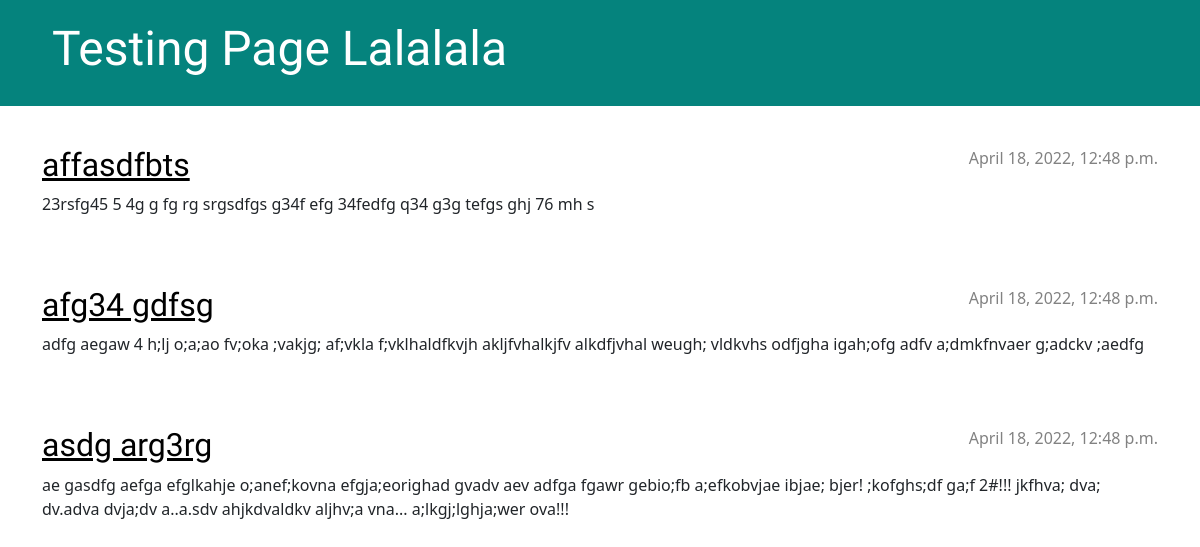
Before: / with the older database file.
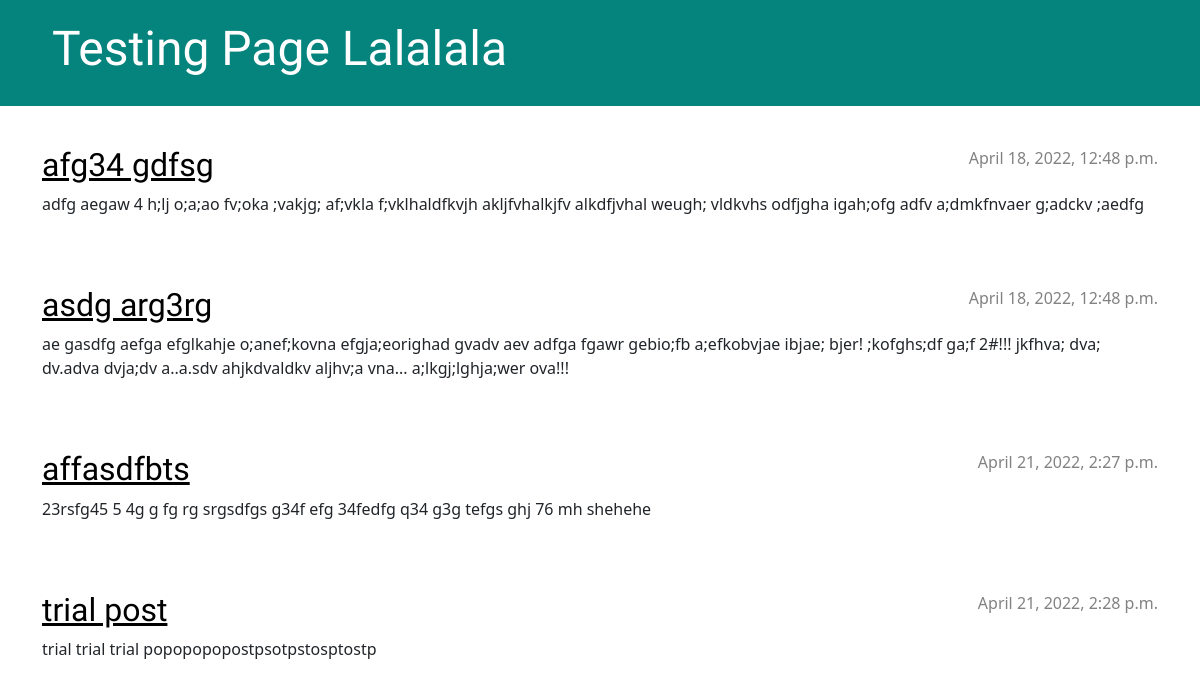
After: the same page with the newer database file.
### blog/models.py (models this page shows, shortened)
class Post(models.Model):
    author = models.ForeignKey(settings.AUTH_USER_MODEL, on_delete=models.CASCADE)
    title = models.CharField(max_length=200)
    text = models.TextField()
    created_date = models.DateTimeField(default=timezone.now)
    published_date = models.DateTimeField(blank=True, null=True)

### blog/views.py (the view)
# urls.py: path('', views.post_list, name='post_list'),
def post_list(request):
    posts = Post.objects.filter(published_date__lte=timezone.now()).order_by('published_date')
    return render(request, 'blog/posts.html', {'posts': posts})

### blog/templates/blog/posts.html
{% extends 'blog/base.html' %}
{% block content %}
    {% for post in posts %}
        <article class="post">
            <time class="date">
                {{ post.published_date }}
            </time>
            <h2><a href="{% url 'post_detail' pk=post.pk %}">{{ post.title }}</a></h2>
            <p>{{ post.text|linebreaksbr }}</p>
        </article>
    {% endfor %}
{% endblock %}

### blog/templates/blog/base.html (shortened to what this page needs)
{% load static %}
<!DOCTYPE html>
<html>
    <head>
        <link rel="stylesheet" href="https://cdn.jsdelivr.net/npm/bootstrap@5.1.3/dist/css/bootstrap.min.css">
        <link rel="stylesheet" href="{% static 'css/blog.css' %}">
    </head>
    <body>
        <header class="page-header">
            <div class="container">
                <h1><a href="/">Testing Page Lalalala</a></h1>
            </div>
        </header>
        <main class="container">
            <div class="row">
                <div class="col">
                    {% block content %}
                    {% endblock %}
                </div>
            </div>
        </main>
    </body>
</html>

### blog/static/css/blog.css (style rules this page uses)
.page-header { background-color: #05837d; margin-top: 0; margin-bottom: 40px; padding: 20px 20px 20px 40px; }
.page-header h1, .page-header h1 a, .page-header h1 a:visited, .page-header h1 a:active { color: #ffffff; font-size: 36pt; text-decoration: none; }
h1, h2, h3, h4 { font-family: 'Lobster', cursive; }
.date { color: #828282; }
.post { margin-bottom: 70px; }
.post h2 a, .post h2 a:visited { color: #000000; }
.post > .date, .post > .actions { float: right; }

Changed rows visible on the page:
changed Post "affasdfbts": published_date "April 18, 2022, 12:48 p.m." → "April 21, 2022, 2:27 p.m."; text "23rsfg45 5 4g g fg rg srgsdfgs g34f efg 34fedfg q34 g3g tefgs ghj 76 mh s" → "23rsfg45 5 4g g fg rg srgsdfgs g34f efg 34fedfg q34 g3g tefgs ghj 76 mh shehehe"; moves down the list
added Post: published_date "April 21, 2022, 2:28 p.m.", title "trial post", text "trial trial trial popopopopostpsotpstosptostp"
